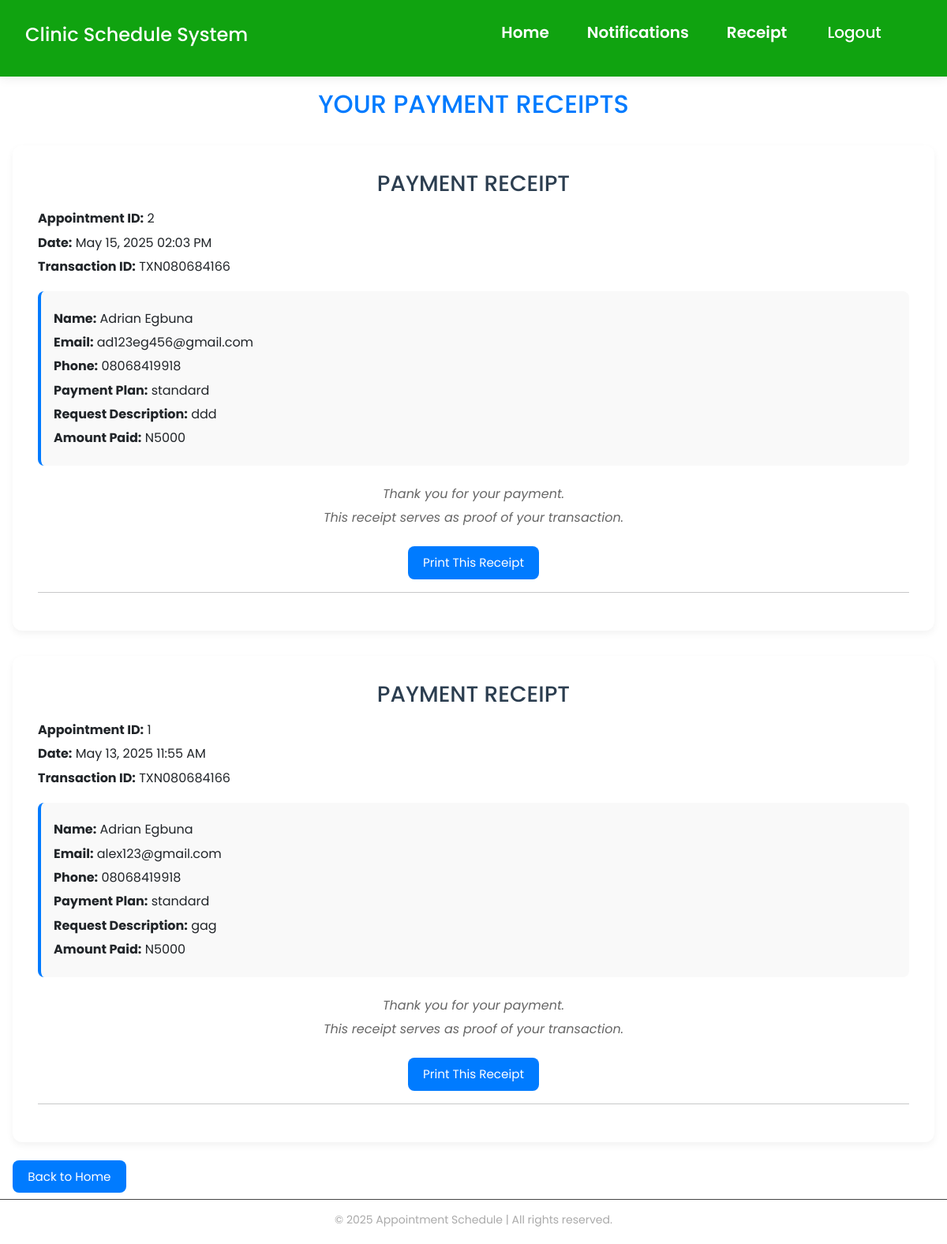
Page /receipt/ (signed in) on the committed database.
### Scheduler/models.py (models this page shows, shortened)
class Appointments(models.Model):
    user = models.ForeignKey(
        CustomUser,
        on_delete=models.CASCADE,
        related_name='appointments_as_user',
        null=True
    )
    first_name = models.CharField(max_length=25)
    last_name = models.CharField(max_length=25)
    email = models.EmailField()
    phone = models.CharField(max_length=15)
    PAYMENT_CHOICES = [
        ('premium', 'Premium'),
        ('standard', 'Standard'),
        ('basic', 'Basic'),
    ]
    payment = models.CharField(max_length=8, choices=PAYMENT_CHOICES, null=True)
    amount = models.PositiveIntegerField(null=True)
    made_payment = models.BooleanField(default=False)
    request = models.TextField()
    file = models.FileField(upload_to='uploads/', null=True, blank=True)
    date_created = models.DateTimeField(auto_now_add=True)
    doctor_selected = models.ForeignKey(
        CustomUser,
        on_delete=models.CASCADE,
        limit_choices_to={'role': 'doctor'},
        related_name='appointments',
        null=True
    )
    STATUS_CHOICES = [
        ('pending', 'Pending'),
        ('accepted', 'Accepted(ongoing)'),
        ('rejected', 'Rejected'),
        ('ended', 'Ended'),
    ]
    status = models.CharField(max_length=10, choices=STATUS_CHOICES, default='pending')
    status_date = models.DateField(null=True, blank=True)
    call_requested = models.BooleanField(default=False)
    appointment_date = models.DateField(null=True, blank=True)
    call_room_url = models.CharField(max_length=255, default='', blank=True)
    class Meta:
        ordering = ["-date_created"]

### Scheduler/views.py (the view)
# urls.py: path('receipt/', views.receipt, name='receipt'),
@login_required
def receipt(request):
    if request.user.role == 'doctor':
        return redirect('not_authorized')
    appointments = Appointments.objects.filter(user=request.user).order_by('-date_created')
    if not appointments.exists():
        messages.info(request, 'You have not made any appointments yet.')
        return redirect('patient')
    return render(request, 'Scheduler/receipt.html', {
        'appointments': appointments
    })

### Scheduler/templates/Scheduler/receipt.html (shortened to what this page needs)
{% extends "Scheduler/base.html" %}
{% block content %}
<h2 class="patient-receipt-header">YOUR PAYMENT RECEIPTS</h2>
{% for appointment in appointments %}
  <div class="patient-receipt">
    <h3>PAYMENT RECEIPT</h3>
    <p><strong>Appointment ID:</strong> {{ appointment.id }}</p>
    <p><strong>Date:</strong> {{ appointment.date_created|date:"F d, Y h:i A" }}</p>
    <p><strong>Transaction ID:</strong> TXN{{ appointment.phone|slice:"-4" }}{{ appointment.first_name|length }}{{ appointment.last_name|length }}</p>
    <div class="patient-info-block">
      <p><strong>Name:</strong> {{ appointment.first_name }} {{ appointment.last_name }}</p>
      <p><strong>Email:</strong> {{ appointment.email }}</p>
      <p><strong>Phone:</strong> {{ appointment.phone }}</p>
      <p><strong>Payment Plan:</strong> {{ appointment.payment }}</p>
      <p><strong>Request Description:</strong> {{ appointment.request }}</p>
      <p><strong>Amount Paid:</strong> N{{ appointment.amount }}</p>
    </div>
    <div class="patient-receipt-footer">
      <p>Thank you for your payment.</p>
      <p>This receipt serves as proof of your transaction.</p>
    </div>
    <div class="patient-print-container-btn no-print">
      <button class="patient-print-btn" onclick="printReceipt(this)">Print This Receipt</button>
    </div>
    <hr>
  </div>
{% empty %}
  <p>You have no receipts yet.</p>
{% endfor %}
<div class="btn-container no-print">
  <a href="{% url 'patient' %}" class="patient-print-btn">Back to Home</a>
</div>
{% endblock %}

### Scheduler/templates/Scheduler/base.html (shortened to what this page needs)
{% load static %}
<!DOCTYPE html>
<html lang="en">
<head>
    <link rel="stylesheet" type="text/css" href="{% static 'Scheduler/main.css' %}">
    <link rel="stylesheet"
          href="https://cdn.jsdelivr.net/npm/bootstrap@5.3.3/dist/css/bootstrap.rtl.min.css"
>
</head>
<body class="d-flex flex-column min-vh-100">
  <div class="head">
    <nav class="navbar">
      <div class="logo">
        <h2>Clinic Schedule System</h2>
      </div>
<ul class="nav-links">
  {% if user.is_authenticated %}
    {% if user.role == 'doctor' %}
      <li><a href="{% url 'doctor' %}">Dashboard</a></li>
      <li><a href="{% url 'ongoing_appointments' %}">Ongoing Appointments</a></li>
      <li><a href="{% url 'doctor_video_call_requests' %}">Video Requests</a></li>
      <li><a href="{% url 'appointment_history' %}">History</a></li>
    {% elif user.role == 'patient' %}
      <li><a href="{% url 'patient' %}">Home</a></li>
      <li><a href="{% url 'notifications' %}">Notifications</a></li>
      <li><a href="{% url 'receipt' %}">Receipt</a></li>
    {% endif %}
    <li class="auth-btns">
      <form action="{% url 'logout' %}" method="post">
        <button type="submit" class="logout-btn">Logout</button>
      </form>
    </li>
  {% else %}
    <li class="auth-btns">
      <a href="{% url 'register' %}" class="login-btn">Register</a>
      <a href="{% url 'login' %}" class="login-btn">Login</a>
    </li>
  {% endif %}
</ul>
    </nav>
  </div>
  <div class="content">
    {% block content %}{% endblock %}
</div>
  <footer class="footer mt-auto">
            <div class="footer-content">
                &copy; 2025 Appointment Schedule | All rights reserved.
            </div>
  </footer>
</body>
</html>

### Scheduler/static/Scheduler/main.css (style rules this page uses)
* { padding: 0; margin: 0; box-sizing: border-box; font-family: "Poppins", "Times New Roman"; }
body { background-color: #f7f9fc; color: #333; }
a { text-decoration: none; color: inherit; }
ul { list-style: none; padding: 0; }
.head { background-color: #ffffff; box-shadow: 0 4px 12px rgba(0, 0, 0, 0.06); position: sticky; top: 0; z-index: 1000; }
nav.navbar { display: flex; justify-content: space-between; align-items: center; background: #10a310; color: #fff; padding: 1rem 2rem; flex-wrap: wrap; }
nav .logo h2 { font-size: 1.5rem; color: #fff; }
.nav-links { display: flex; align-items: center; gap: 1rem; font-size: 20px; font-weight: 600; }
.nav-links a, .logout-btn, .login-btn { color: #fff; padding: 0.5rem 1rem; background: transparent; text-decoration: none; border: none; cursor: pointer; }
.logout-btn { color: white; padding: 0.6rem 1.2rem; border: none; border-radius: 30px; font-weight: 500; cursor: pointer; }
.auth-btns { display: flex; gap: 0.5rem; }
.content { min-height: 70vh; padding: 1rem; }
.footer { background: white; color: black; padding: 0 0 20px 0; font-family: "Segoe UI", sans-serif; }
.footer-content { text-align: center; border-top: 1px solid #444; padding-top: 15px; font-size: 14px; color: #aaa; }
.patient-receipt-header { text-align: center; margin-bottom: 2rem; color: #007bff; }
.patient-receipt { background: #fff; border-radius: 12px; box-shadow: 0 4px 10px rgba(0, 0, 0, 0.05); padding: 2rem; margin-bottom: 2rem; position: relative; }
.patient-receipt h3 { text-align: center; margin-bottom: 1rem; color: #2c3e50; }
.patient-info-block p, .patient-receipt p { margin: 0.4rem 0; line-height: 1.5; }
.patient-info-block { margin-top: 1.2rem; padding: 1rem; background-color: #f9f9f9; border-left: 4px solid #007bff; border-radius: 8px; }
.patient-receipt-footer { text-align: center; margin-top: 1.5rem; font-style: italic; color: #666; }
.patient-print-container-btn { display: flex; justify-content: center; gap: 1rem; margin-top: 1.5rem; }
.patient-print-btn { background-color: #007bff; color: white; border: none; padding: 0.6rem 1.2rem; font-size: 0.95rem; border-radius: 8px; cursor: pointer; transition: background-color 0.3s ease; text-decoration: none; }
hr { border: none; border-top: 1px solid #e0e0e0; margin-top: 2rem; }

### rows in the picture
Appointments: id "2", date_created "May 15, 2025 02:03 PM", phone "0806841", first_name|length "6", last_name|length "6", first_name "Adrian", last_name "Egbuna", email "ad123eg456@gmail.com", phone "08068419918", payment "standard", request "ddd", amount "5000"
Appointments: id "1", date_created "May 13, 2025 11:55 AM", phone "0806841", first_name|length "6", last_name|length "6", first_name "Adrian", last_name "Egbuna", email "alex123@gmail.com", phone "08068419918", payment "standard", request "gag", amount "5000"
